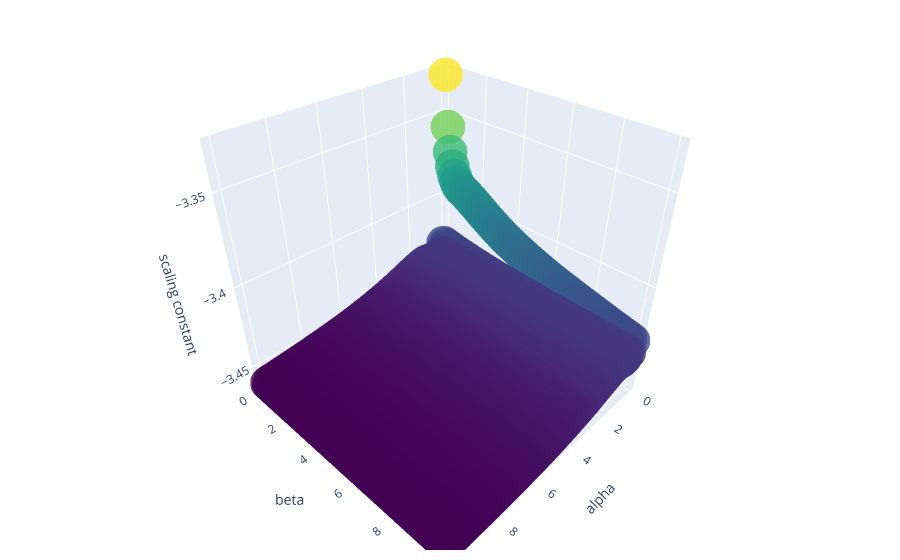

Here is the notebook cell this chart was saved with:
### Code cell
graph_objects(c3s) #curve got curvier, moving on

### Figure 1 — Plotly figure (JSON) as saved in the notebook; plotly's stock layout.template omitted (floating-point values rounded to 4 significant figures; data arrays with more than 128 entries replaced by an {"elided": "..."} marker saying what was removed)
{"data": [{"marker": {"color": {"elided": "5625 float values"}, "colorscale": [[0, "#440154"], [0.1111, "#482878"], [0.2222, "#3e4989"], [0.3333, "#31688e"], [0.4444, "#26828e"], [0.5556, "#1f9e89"], [0.6667, "#35b779"], [0.7778, "#6ece58"], [0.8889, "#b5de2b"], [1, "#fde725"]], "opacity": 0.8, "size": 12}, "mode": "markers", "type": "scatter3d", "x": {"elided": "5625 float values"}, "y": {"elided": "5625 float values"}, "z": {"elided": "5625 float values"}}], "layout": {"margin": {"b": 10, "l": 10, "r": 20, "t": 10}, "scene": {"xaxis": {"title": {"text": "alpha"}}, "yaxis": {"title": {"text": "beta"}}, "zaxis": {"title": {"text": "scaling constant"}}}}}
